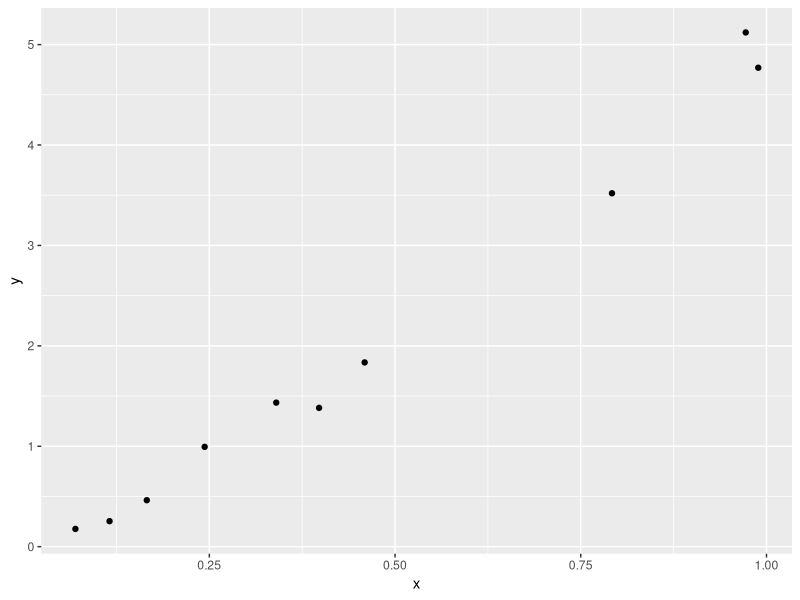
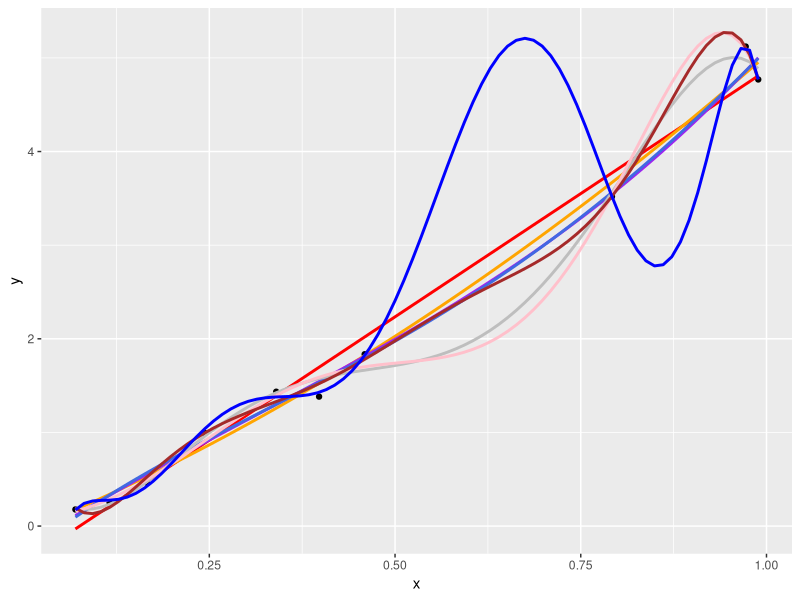
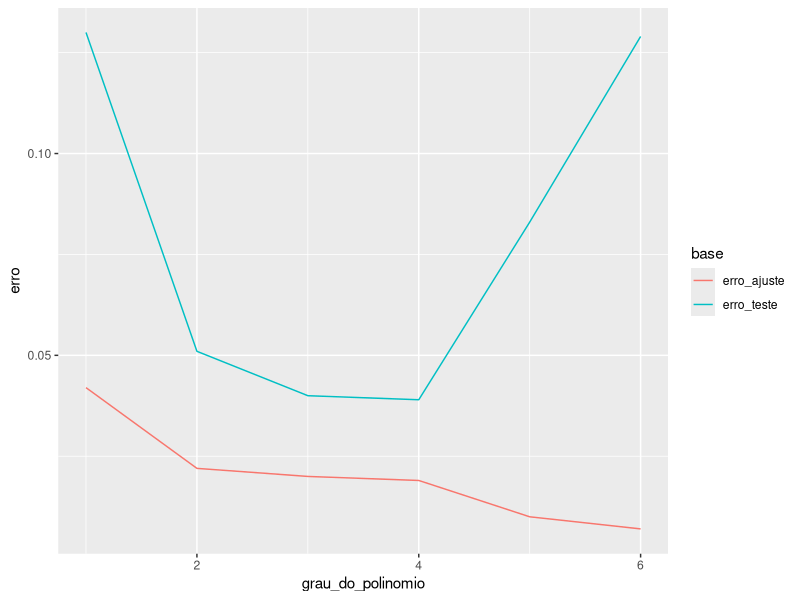

Source code (R) for these figures, in order: (Note: this script raises an error after producing the figures.)
## ---- chunk 1
# Pacotes -----------------------------------------------------------------
library(ggplot2)
library(tidyr)
library(dplyr)


## ---- chunk 2

# Gerar dados -------------------------------------------------------------
set.seed(7)
dados <- data_frame(
  x = runif(10),
  y = 2*x + 3*x^2 + rnorm(10, 0, 0.15) 
)

# gerando mais dados
dados2 <- data_frame(
  x = runif(100),
  y = 2*x + 3*x^2 + rnorm(100, 0, 0.1) 
)

## ---- chunk 3

ggplot(dados, aes(x = x, y = y)) + geom_point()

## ---- chunk 4

modelo <- lm(y ~ x, data = dados)
modelo2 <- lm(y ~ poly(x, 2), data = dados)
modelo3 <- lm(y ~ poly(x, 3), data = dados)
modelo4 <- lm(y ~ poly(x, 4), data = dados)
modelo5 <- lm(y ~ poly(x, 5), data = dados)
modelo6 <- lm(y ~ poly(x, 6), data = dados)
modelo7 <- lm(y ~ poly(x, 7), data = dados)
modelo8 <- lm(y ~ poly(x, 8), data = dados)
modelo9 <- lm(y ~ poly(x, 9), data = dados)

erro_modelo1 <- mean((dados$y - predict(modelo, newdata = dados))^2)
erro_modelo2 <- mean((dados$y - predict(modelo2, newdata = dados))^2)
erro_modelo3 <- mean((dados$y - predict(modelo3, newdata = dados))^2)
erro_modelo4 <- mean((dados$y - predict(modelo4, newdata = dados))^2)
erro_modelo5 <- mean((dados$y - predict(modelo5, newdata = dados))^2)
erro_modelo6 <- mean((dados$y - predict(modelo6, newdata = dados))^2)
erro_modelo7 <- mean((dados$y - predict(modelo7, newdata = dados))^2)
erro_modelo8 <- mean((dados$y - predict(modelo8, newdata = dados))^2)
erro_modelo9 <- mean((dados$y - predict(modelo9, newdata = dados))^2)

erro_ajuste <- c(erro_modelo1 = erro_modelo1,
erro_modelo2 = erro_modelo2,
erro_modelo3 = erro_modelo3,
erro_modelo4 = erro_modelo4,
erro_modelo5 = erro_modelo5,
erro_modelo6 = erro_modelo6,
erro_modelo7 = erro_modelo7,
erro_modelo8 = erro_modelo8,
erro_modelo9 = erro_modelo9) %>% round(3)

ggplot(dados, aes(x = x, y = y)) + geom_point() + 
  geom_smooth(formula = y ~ x, colour = "red", se = FALSE, method = 'lm') +
  geom_smooth(formula = y ~ poly(x, 2), colour = "orange", se = FALSE, method = 'lm') +
  geom_smooth(formula = y ~ poly(x, 3), colour = "purple", se = FALSE, method = 'lm') +
  geom_smooth(formula = y ~ poly(x, 4), colour = "royalblue", se = FALSE, method = 'lm') +
  geom_smooth(formula = y ~ poly(x, 5), colour = "grey", se = FALSE, method = 'lm') +
  geom_smooth(formula = y ~ poly(x, 6), colour = "pink", se = FALSE, method = 'lm') +
  geom_smooth(formula = y ~ poly(x, 7), colour = "brown", se = FALSE, method = 'lm') +
  geom_smooth(formula = y ~ poly(x, 8), colour = "blue", se = FALSE, method = 'lm') 


erro_modelo1 <- mean((dados2$y - predict(modelo, newdata = dados2))^2)
erro_modelo2 <- mean((dados2$y - predict(modelo2, newdata = dados2))^2)
erro_modelo3 <- mean((dados2$y - predict(modelo3, newdata = dados2))^2)
erro_modelo4 <- mean((dados2$y - predict(modelo4, newdata = dados2))^2)
erro_modelo5 <- mean((dados2$y - predict(modelo5, newdata = dados2))^2)
erro_modelo6 <- mean((dados2$y - predict(modelo6, newdata = dados2))^2)
erro_modelo7 <- mean((dados2$y - predict(modelo7, newdata = dados2))^2)
erro_modelo8 <- mean((dados2$y - predict(modelo8, newdata = dados2))^2)
erro_modelo9 <- mean((dados2$y - predict(modelo9, newdata = dados2))^2)

erro_teste <- c(erro_modelo1 = erro_modelo1,
                 erro_modelo2 = erro_modelo2,
                 erro_modelo3 = erro_modelo3,
                 erro_modelo4 = erro_modelo4,
                 erro_modelo5 = erro_modelo5,
                 erro_modelo6 = erro_modelo6,
                 erro_modelo7 = erro_modelo7,
                 erro_modelo8 = erro_modelo8,
                 erro_modelo9 = erro_modelo9) %>% round(3)
# 
# ggplot(dados, aes(x = x, y = y)) + 
#   geom_point(data = dados2, colour = "orange") + 
#   geom_smooth(formula = y ~ x, colour = "red", se = FALSE, method = 'lm') +
#   geom_smooth(formula = y ~ poly(x, 2), colour = "orange", se = FALSE, method = 'lm') +
#   geom_smooth(formula = y ~ poly(x, 3), colour = "purple", se = FALSE, method = 'lm') +
#   geom_smooth(formula = y ~ poly(x, 4), colour = "royalblue", se = FALSE, method = 'lm') +
#   geom_smooth(formula = y ~ poly(x, 5), colour = "grey", se = FALSE, method = 'lm') +
#   geom_smooth(formula = y ~ poly(x, 6), colour = "pink", se = FALSE, method = 'lm') +
#   geom_smooth(formula = y ~ poly(x, 7), colour = "brown", se = FALSE, method = 'lm') +
#   geom_smooth(formula = y ~ poly(x, 8), colour = "blue", se = FALSE, method = 'lm') +
#   geom_point() 

## ---- chunk 5

cbind(erro_ajuste, erro_teste) %>%
  as.data.frame %>%
  mutate(grau_do_polinomio = 1:n()) %>%
  filter(grau_do_polinomio < 7) %>%
  gather(base, erro, starts_with("erro")) %>%
  ggplot() +
  geom_line(aes(x = grau_do_polinomio, y = erro, colour = base))
  # geom_smooth(aes(x = grau_do_polinomio, y = erro, colour = base), span = 1, se = FALSE)
## ---- chunk 6
knitr::include_graphics("cross_validation.png")
